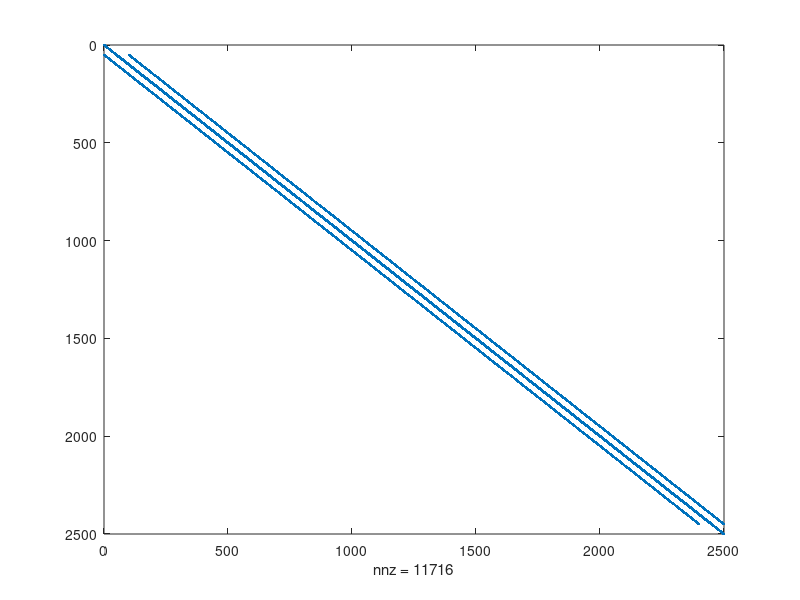
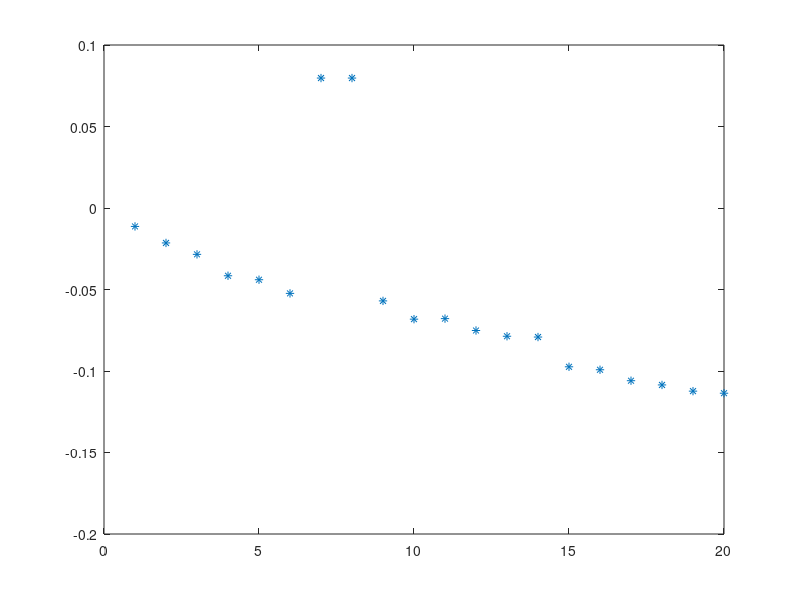
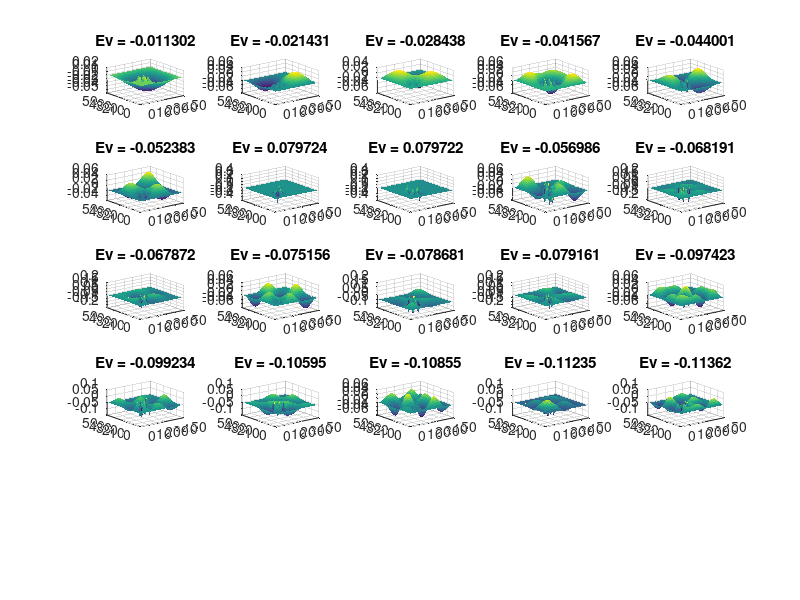

MATLAB code for these plots, in order:
% Define grid size
nx = 50;     % Number of grid points 
ny = 50;     % Number of grid points 

% Initialize matrices
V = zeros(nx,ny);       % Matrix to store electric potential 
G = sparse(nx*ny,nx*ny);% Matrix represents system of equations

%Represents any included obstacles or materials
Inclusion = 0;

% Populate the matrix G
for i = 1:nx
    for j = 1:ny
        n = j + (i - 1) * nx; %2D to 1D 
        
        % Diagonal elements of G 
        if i > 10 && i < 20 && j > 10 && j < 20
            G(n,n) = -2 - Inclusion; % Specified region
        else
            G(n,n) = -4 - Inclusion; % Outside the specified region
        end
        
        % Neighboring elements
        if i > 1
            G(n,nx*(i-2)+j) = 1; % left neighbour
        else
            % Boundary condition at i=1
            G(n,n) = G(n,n) - 1; % Modify diagonal element
        end
        if i < nx
            G(n,nx*i+j) = 1; % right neighbour
        else
            % Boundary condition at i=nx
            G(n,n) = G(n,n) - 1;
        end
        if j > 1
            G(n,n-1) = 1; % lower neighbour
        else
            % Boundary condition at j=1
            G(n,n) = G(n,n) - 1;
        end
        if j < ny
            G(n,n+1) = 1; % upper neighbour
        end

        % Set boundary conditions to 0
        if i == 1 || i == nx || j == 1 || j == ny
            G(n,:) = 0; % Set the entire row to 0
            G(n,n) = 1; % Set the diagonal element to 1
        end
    end
end

% Plot of the matrix G
figure('name', 'Matrix')
spy(G)

% Calculate eigenvalues and eigenvectors
nmodes = 20;
[E,D] = eigs(G,nmodes,'SM');

% Plot eigenvalues
figure('name', 'Eigenvalues')
plot(diag(D),'*');

% Plot modes
np = ceil(sqrt(nmodes));
figure('name','Modes')
for k = 1:nmodes
    M = E(:,k);
    for i = 1:nx
        for j = 1:ny
            n = j + (i - 1) * nx; % 2D to 1D index
            V(i,j) = M(n); % Values from eigenvector
        end
    end
    subplot(np,np,k), surf(V,'LineStyle','none')
    title(['Ev = ' num2str(D(k,k))]) 
end
